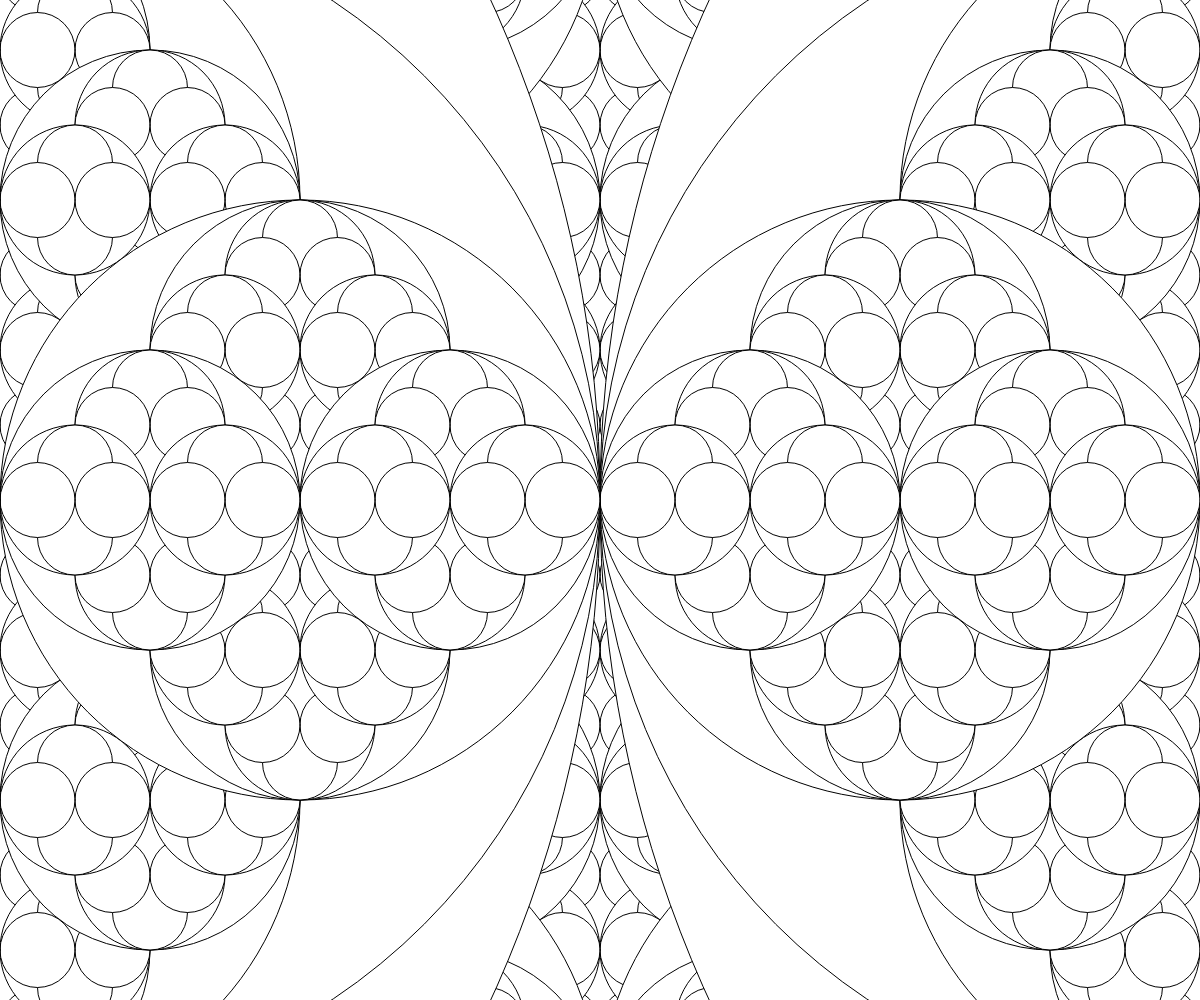
Frame 1 (no input)
Frame 60 (no input): identical to frame 1, image omitted
Frame 120 (the mouse pressed at the canvas centre since frame 60): identical to frame 1, image omitted

The p5.js sketch that drew this single still picture (run headless with seeded random() and noise() and a simulated clock; from frame 60 on, the mouse is pressed at the canvas centre):

// p5.js sketch
// ── sketch.js
// Project Title
// Your Name
// Date
//
// Extra for Experts:
// - describe what you did to take this project "above and beyond"


function setup() {
  createCanvas(windowWidth, windowHeight);
}

function draw() {
  background(220);

  recursiveCircles(width/2, height/2, width*2);
}

function recursiveCircles(x, y, radius) {
  circle(x, y, radius*2);

  // Escape cause
  if (radius > 50) {
    // Pattern
    recursiveCircles(x, y - radius/2, radius/2);
    recursiveCircles(x, y + radius/2, radius/2);
    recursiveCircles(x + radius/2, y, radius/2);
    recursiveCircles(x - radius/2, y, radius/2);
  }
}
